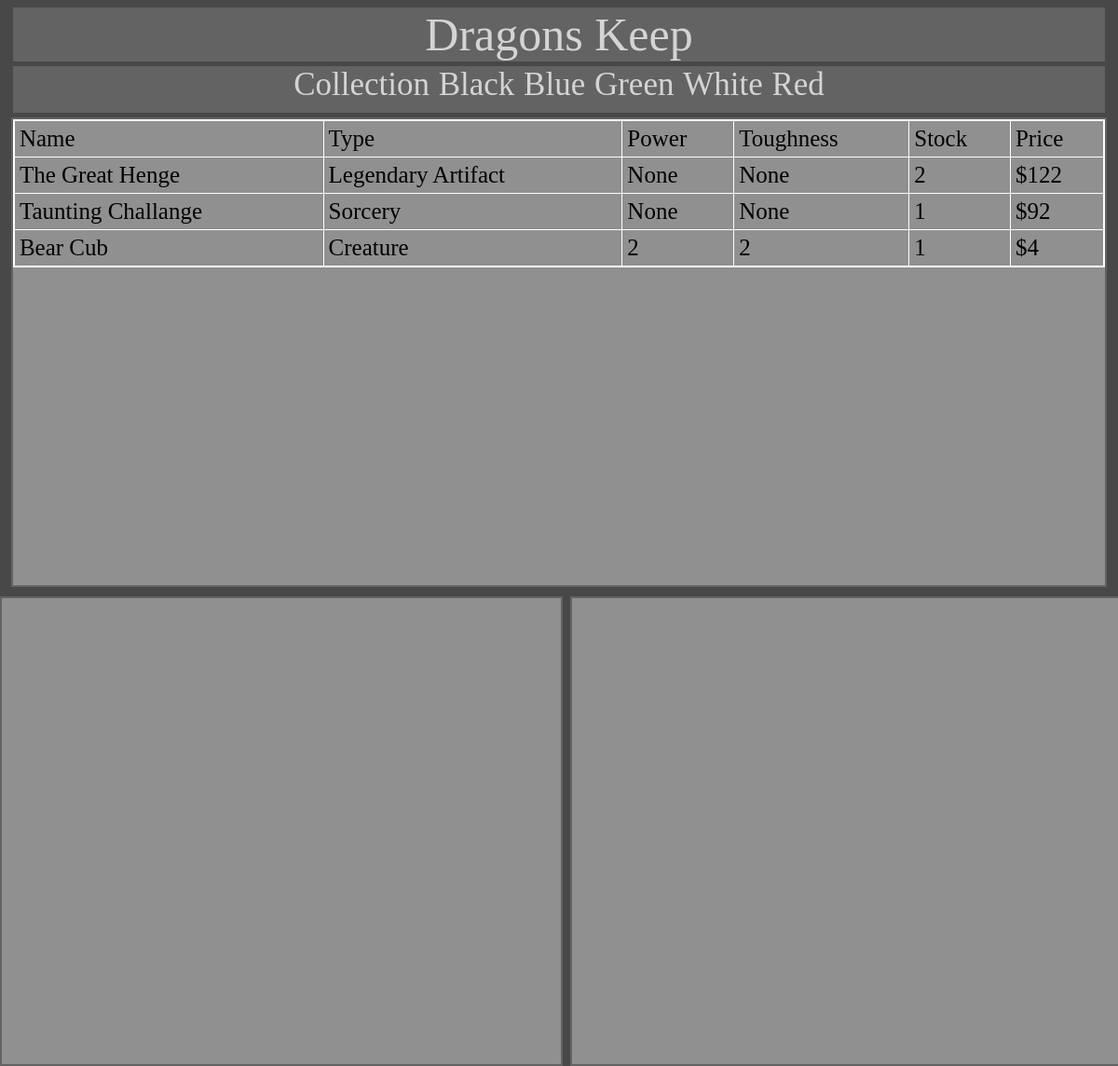
Screenshot of /green with the database file from the repository.
### tables this page shows
CREATE TABLE "MTG_DATABASE"
(
    id        integer not null
        constraint MTG_DATBAS_pk
            primary key autoincrement,
    name      text    not null,
    type      text    not null,
    power     integer,
    toughness integer,
    stock     integer not null,
    price     integer not null,
    colour    text    not null,
    rarity    text    not null
);

### app.py (the view)
@app.route('/green')
def render_green():
    query = "SELECT name, type, power, toughness, stock, price FROM MTG_DATABASE WHERE colour = ?"
    connection = create_connection(DATABASE)
    cursor = connection.cursor()
    cursor.execute(query, ("Green",))
    data_list = cursor.fetchall()
    print(data_list)
    return render_template('green.html', data=data_list)

### app.py (called while the page is built)
def create_connection(db_file):
    try:
        connection = sqlite3.connect(db_file)
        return connection
    except Error as e:
        print(e)
        return None

### templates/green.html
{% extends 'base.html' %}
{% block main %}
        <table>
        <thead>
            <tr>
                <td>Name</td>
                <td>Type</td>
                <td>Power</td>
                <td>Toughness</td>
                <td>Stock</td>
                <td>Price</td>
            </tr>
        </thead>
        <tbody>
            {% for row in data %}
                <tr>
                    <td>  {{  row[0] }}  </td>
                    <td>  {{  row[1] }}  </td>
                    <td>  {{  row[2] }}  </td>
                    <td>  {{  row[3] }}  </td>
                    <td>  {{  row[4] }}  </td>
                    <td>  ${{  row[5] }}</td>
                </tr>
            {% endfor %}
        </tbody>
    </table>
{% endblock %}

### static/CSS/styles.css (style rules this page uses)
table { border: 2px solid #ffffff; width: 100%; border-collapse: collapse; }
th, td { border: 1px solid #ffffff; padding: 5px; font-size: 25px; }

### rows the page displays
MTG_DATABASE: name "The Great Henge", type "Legendary Artifact", row "None", stock "2", price "122"
MTG_DATABASE: name "Taunting Challange", type "Sorcery", row "None", stock "1", price "92"
MTG_DATABASE: name "Bear Cub", type "Creature", power "2", toughness "2", stock "1", price "4"
